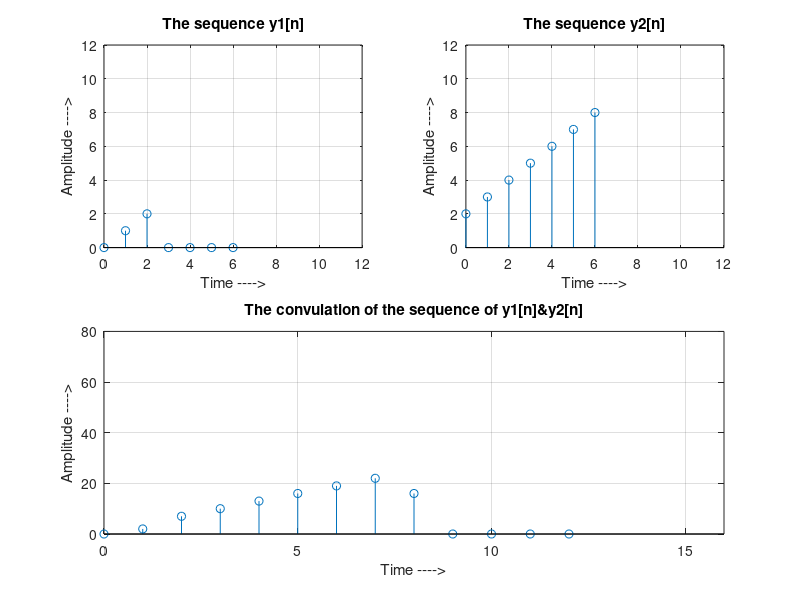

Write the MATLAB code that produced this figure.
n = 0:6;
x = [0 1 2 0 0 0 0];
subplot(2,2,1);
stem(n,x);
grid on;
axis([0 12 0 12]);
xlabel('Time ---->');
ylabel('Amplitude ---->');
title('The sequence y1[n]');
h = [2 3 4 5 6 7 8];
subplot(2,2,2);
stem(n,h);
grid on;
axis([0 12 0 12]);
xlabel('Time ---->');
ylabel('Amplitude ---->');
title('The sequence y2[n]');
y = conv(x,h);
L = length(y);
n = 0:L-1;
subplot(2,2,[3,4]);
stem(n,y);
grid on;
axis([0 16 0 80]);
xlabel('Time ---->');
ylabel('Amplitude ---->');
title('The convulation of the sequence of y1[n]&y2[n]');




